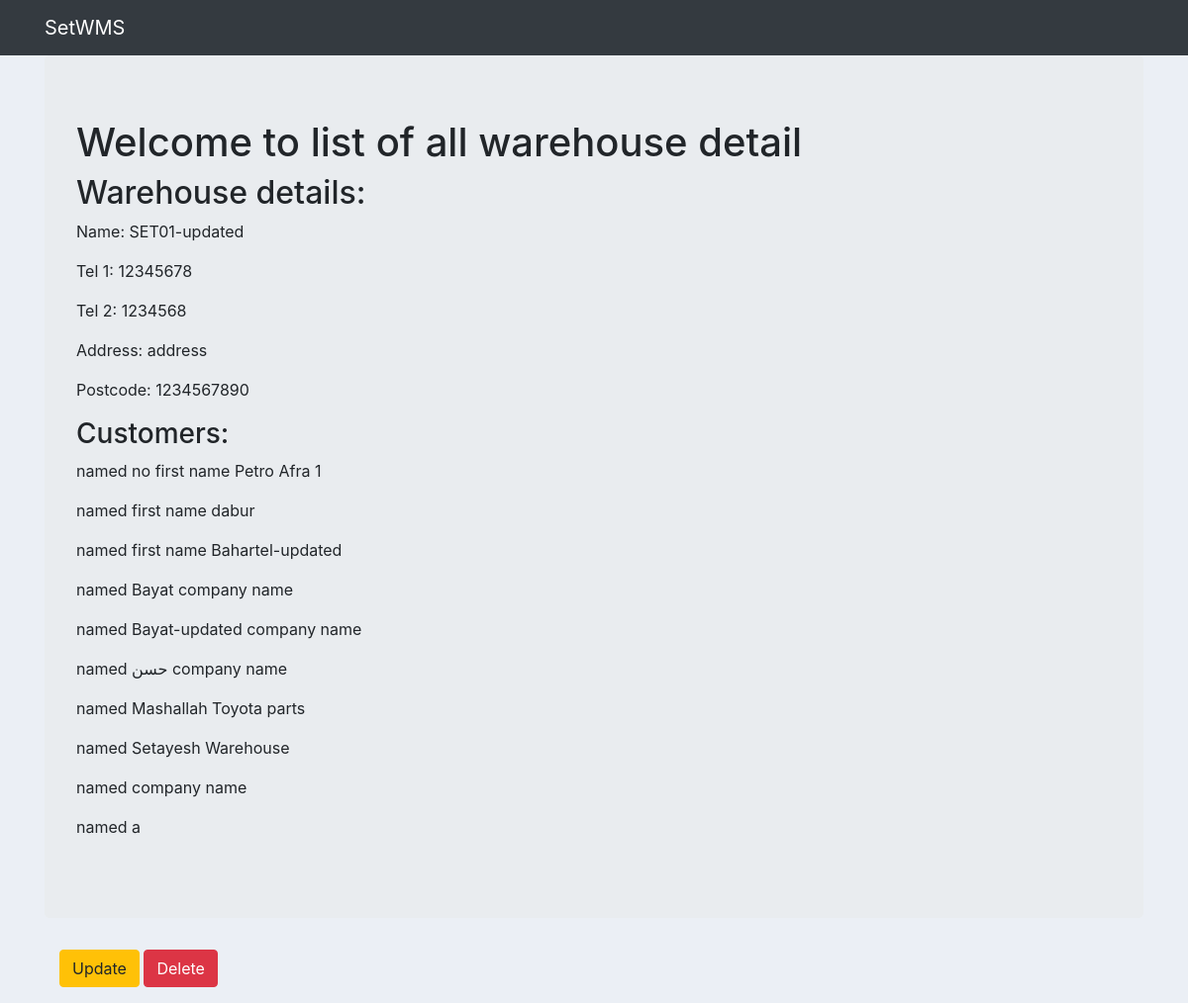
The app's page /set_app/warehouses/1/, older data.
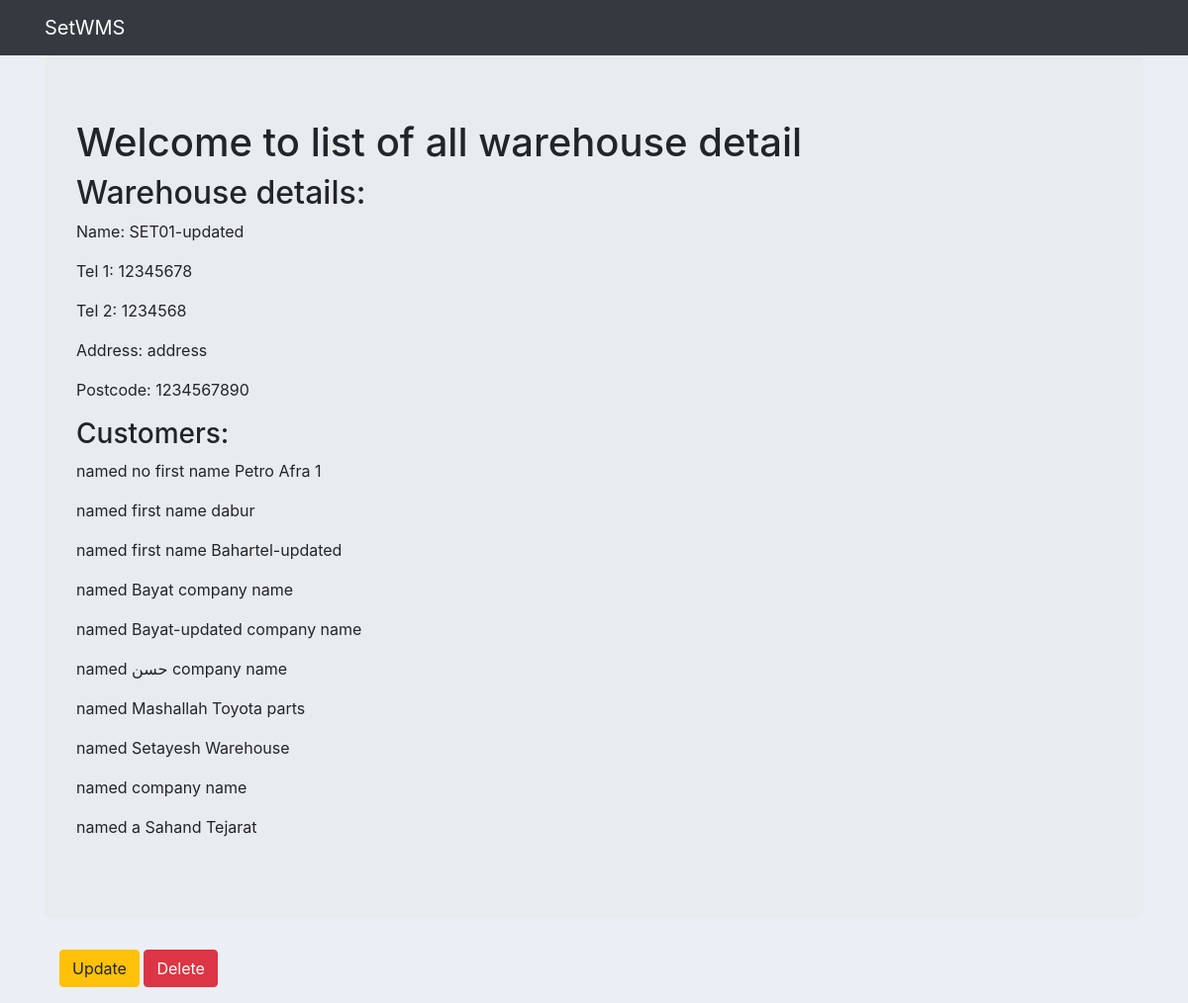
The same page, newer data.
### set_app/models.py (models this page shows, shortened)
class Customer(models.Model):
	INDIVIDUAL = 'IN'
	COMPANY = 'CO'
	OTHER = 'OT'
	ENTITY_TYPE_CHOICES = [
		(INDIVIDUAL, 'Individual'),
		(COMPANY, 'Company'),
		(OTHER, 'Other'),
	]
	entity_type = models.CharField(
		max_length=2,
		choices=ENTITY_TYPE_CHOICES,
		default=INDIVIDUAL,
	)
	first_name = models.CharField(max_length=256, default="first name", blank=True)
	last_name = models.CharField(max_length=256, default="last name", blank=True)
	company_name = models.CharField(max_length=256, default="company name", blank=True)
	melli_code = models.CharField(max_length=10, default=0, validators=[NUMERIC])
	tel1 = models.CharField(max_length=256, default="XXXXXXXX")
	tel2 = models.CharField(max_length=256, default="XXXXXXXX", blank=True)
	email = models.EmailField()
	address = models.CharField(max_length=512, default="address")
	postcode = models.CharField(max_length=10, default="XXXXXXXXXX")
	storage_tags = models.ManyToManyField(StorageTag)
	timestamp_created = models.DateTimeField(auto_now_add=True)
	warehouse = models.ForeignKey(Warehouse, related_name='customers', on_delete=models.CASCADE, default=DEFAULT_WH_ID)

### set_app/views.py (the view)
# urls.py: path('warehouses/<int:pk>/', views.WarehouseDetailView.as_view(), name='warehouse_detail'),
class WarehouseDetailView(DetailView):
	context_object_name = 'warehouse_detail'
	model = Warehouse
	template_name = 'set_app/warehouse_detail.html'

### set_app/templates/set_app/warehouse_detail.html
{% extends "set_app/set_app_base.html" %}
{% block body_block %}
    <div class="jumbotron">
        <h1>Welcome to list of all warehouse detail</h1>
        <h2>Warehouse details:</h2>
        <p>Name: {{ warehouse_detail.name }}</p>
        <p>Tel 1: {{ warehouse_detail.tel1 }}</p>
        <p>Tel 2: {{ warehouse_detail.tel2 }}</p>
        <p>Address: {{ warehouse_detail.address }}</p>
        <p>Postcode: {{ warehouse_detail.postcode }}</p>
        <h3>Customers:</h3>
    {% for customer in warehouse_detail.customers.all %}
        <p>{{ customer.entity }} named {{ customer.first_name }} {{ customer.lasy_name }} {{ customer.company_name }}</p>
    {% endfor %}
    </div>
    <div class="container">
        <p><a class="btn btn-warning" href="{% url 'set_app:warehouse_update' pk=warehouse_detail.pk %}">Update</a>
        <a class="btn btn-danger" href="{% url 'set_app:warehouse_delete' pk=warehouse_detail.pk %}">Delete</a></p>
    </div>
{% endblock %}

Row changes from the older to the newer data that the page shows:
changed Customer: company_name (not shown) → "Sahand Tejarat"
